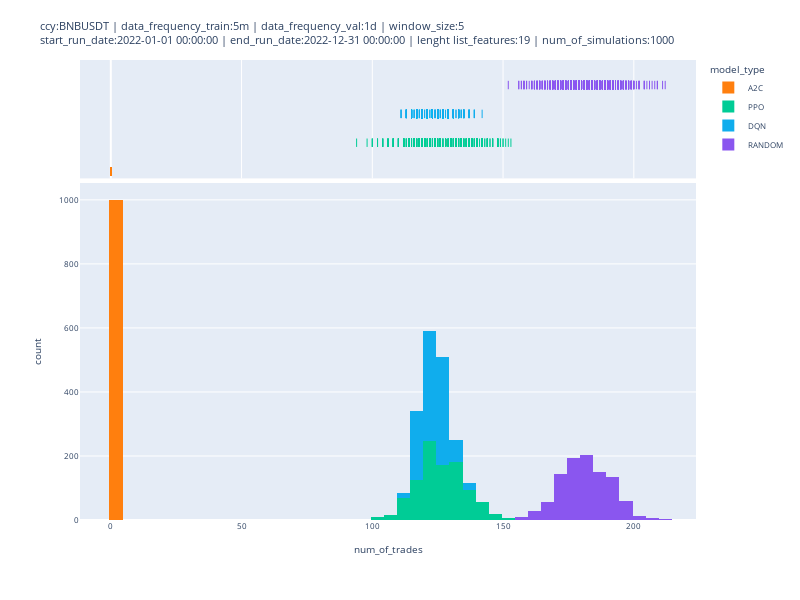

Here is the notebook cell this chart was saved with:
### Code cell
fig = px.histogram(df_sim_results, x="num_of_trades", color="model_type", color_discrete_sequence=[ "#FF7F0E", "#00CC96", "#10aded", "#8A56EF"],  width=800, height=600, marginal="rug", # can be `box`, `violin`
                         hover_data=['total_reward_cash','fmt_total_profit_percentage', 'num_of_trades', 'sim_id'])
fig.update_layout(title=str_title, font={'size': 8})
fig.write_html(os.path.join('../results', 'plots', 'num_of_trades', 'hist_plot_' + file_export_plot_sim_results + '.html'))
fig.show()

### Figure 1 — Plotly figure (JSON) as saved in the notebook; plotly's stock layout.template omitted (floating-point values rounded to 4 significant figures; data arrays with more than 128 entries replaced by an {"elided": "..."} marker saying what was removed)
{"data": [{"alignmentgroup": "True", "bingroup": "x", "hovertemplate": "model_type=A2C<br>num_of_trades=%{x}<br>count=%{y}<extra></extra>", "legendgroup": "A2C", "marker": {"color": "#FF7F0E", "pattern": {"shape": ""}}, "name": "A2C", "offsetgroup": "A2C", "orientation": "v", "showlegend": true, "type": "histogram", "x": {"elided": "1000 int values"}, "xaxis": "x", "yaxis": "y"}, {"alignmentgroup": "True", "boxpoints": "all", "customdata": {"elided": "1000x3 int values"}, "fillcolor": "rgba(255,255,255,0)", "hoveron": "points", "hovertemplate": "model_type=A2C<br>num_of_trades=%{x}<br>total_reward_cash=%{customdata[0]}<br>fmt_total_profit_percentage=%{customdata[1]}<br>sim_id=%{customdata[2]}<extra></extra>", "jitter": 0, "legendgroup": "A2C", "line": {"color": "rgba(255,255,255,0)"}, "marker": {"color": "#FF7F0E", "symbol": "line-ns-open"}, "name": "A2C", "offsetgroup": "A2C", "showlegend": false, "type": "box", "x": {"elided": "1000 int values"}, "xaxis": "x2", "yaxis": "y2"}, {"alignmentgroup": "True", "bingroup": "x", "hovertemplate": "model_type=PPO<br>num_of_trades=%{x}<br>count=%{y}<extra></extra>", "legendgroup": "PPO", "marker": {"color": "#00CC96", "pattern": {"shape": ""}}, "name": "PPO", "offsetgroup": "PPO", "orientation": "v", "showlegend": true, "type": "histogram", "x": {"elided": "1000 int values"}, "xaxis": "x", "yaxis": "y"}, {"alignmentgroup": "True", "boxpoints": "all", "customdata": {"elided": "1000x3 float values"}, "fillcolor": "rgba(255,255,255,0)", "hoveron": "points", "hovertemplate": "model_type=PPO<br>num_of_trades=%{x}<br>total_reward_cash=%{customdata[0]}<br>fmt_total_profit_percentage=%{customdata[1]}<br>sim_id=%{customdata[2]}<extra></extra>", "jitter": 0, "legendgroup": "PPO", "line": {"color": "rgba(255,255,255,0)"}, "marker": {"color": "#00CC96", "symbol": "line-ns-open"}, "name": "PPO", "offsetgroup": "PPO", "showlegend": false, "type": "box", "x": {"elided": "1000 int values"}, "xaxis": "x2", "yaxis": "y2"}, {"alignmentgroup": "True", "bingroup": "x", "hovertemplate": "model_type=DQN<br>num_of_trades=%{x}<br>count=%{y}<extra></extra>", "legendgroup": "DQN", "marker": {"color": "#10aded", "pattern": {"shape": ""}}, "name": "DQN", "offsetgroup": "DQN", "orientation": "v", "showlegend": true, "type": "histogram", "x": {"elided": "1000 int values"}, "xaxis": "x", "yaxis": "y"}, {"alignmentgroup": "True", "boxpoints": "all", "customdata": {"elided": "1000x3 float values"}, "fillcolor": "rgba(255,255,255,0)", "hoveron": "points", "hovertemplate": "model_type=DQN<br>num_of_trades=%{x}<br>total_reward_cash=%{customdata[0]}<br>fmt_total_profit_percentage=%{customdata[1]}<br>sim_id=%{customdata[2]}<extra></extra>", "jitter": 0, "legendgroup": "DQN", "line": {"color": "rgba(255,255,255,0)"}, "marker": {"color": "#10aded", "symbol": "line-ns-open"}, "name": "DQN", "offsetgroup": "DQN", "showlegend": false, "type": "box", "x": {"elided": "1000 int values"}, "xaxis": "x2", "yaxis": "y2"}, {"alignmentgroup": "True", "bingroup": "x", "hovertemplate": "model_type=RANDOM<br>num_of_trades=%{x}<br>count=%{y}<extra></extra>", "legendgroup": "RANDOM", "marker": {"color": "#8A56EF", "pattern": {"shape": ""}}, "name": "RANDOM", "offsetgroup": "RANDOM", "orientation": "v", "showlegend": true, "type": "histogram", "x": {"elided": "1000 int values"}, "xaxis": "x", "yaxis": "y"}, {"alignmentgroup": "True", "boxpoints": "all", "customdata": {"elided": "1000x3 float values"}, "fillcolor": "rgba(255,255,255,0)", "hoveron": "points", "hovertemplate": "model_type=RANDOM<br>num_of_trades=%{x}<br>total_reward_cash=%{customdata[0]}<br>fmt_total_profit_percentage=%{customdata[1]}<br>sim_id=%{customdata[2]}<extra></extra>", "jitter": 0, "legendgroup": "RANDOM", "line": {"color": "rgba(255,255,255,0)"}, "marker": {"color": "#8A56EF", "symbol": "line-ns-open"}, "name": "RANDOM", "offsetgroup": "RANDOM", "showlegend": false, "type": "box", "x": {"elided": "1000 int values"}, "xaxis": "x2", "yaxis": "y2"}], "layout": {"barmode": "relative", "font": {"size": 8}, "height": 600, "legend": {"title": {"text": "model_type"}, "tracegroupgap": 0}, "margin": {"t": 60}, "title": {"text": "ccy:BNBUSDT | data_frequency_train:5m | data_frequency_val:1d | window_size:5<br>start_run_date:2022-01-01 00:00:00 | end_run_date:2022-12-31 00:00:00 | lenght list_features:19 | num_of_simulations:1000"}, "width": 800, "xaxis": {"anchor": "y", "domain": [0, 1], "title": {"text": "num_of_trades"}}, "xaxis2": {"anchor": "y2", "domain": [0, 1], "matches": "x", "showgrid": true, "showticklabels": false}, "yaxis": {"anchor": "x", "domain": [0, 0.7326], "title": {"text": "count"}}, "yaxis2": {"anchor": "x2", "domain": [0.7426, 1], "matches": "y2", "showgrid": false, "showline": false, "showticklabels": false, "ticks": ""}}}
